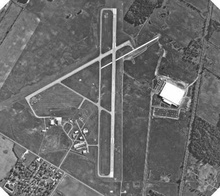
%> input picture HT.jpg, 220 x 196 px, shrunk from 478 x 425 before the run
$ octave Hough_Transform.m   (GNU Octave 9; MATLAB toolbox functions it lacks are replaced by stand-ins)
%> lines starting %> are read from the running program, lines starting %| are printed output that depends on the picture
%hough transform
clc;
close all;

img_1=imread('HT.jpg');
%> img_1 is the input picture: size 196x220 uint8; min 27, max 255, mean 107
%img_1 = rgb2gray(img_1);
subplot(2,3,1);
imshow(img_1);
title('Input image');
input_img = im2double(img_1);
[m,n]=size(input_img); %size of input image
%> m = 196; n = 220
z=ones(3); %mask size is 3x3
[p,q]=size(z);
smooth = zeros(m,n);

%Padding with zeroes
w=1:p;
x=round(median(w));
anz=zeros(m+2*(x-1),n+2*(x-1));


for i=x:(m+(x-1))
    for j=x:(n+(x-1))
        anz(i,j)=img_1(i-(x-1),j-(x-1));
    end
end
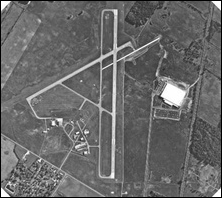
%> anz: size 198x222 double; min 0, max 255, mean 104.9


% smoothing of image
sum=0;
x=0;
y=0;
for i=1:m
    for j=1:n
        for k=1:p
            for l=1:q
                sum= sum+anz(i+x,j+y)*z(k,l);
                y=y+1;
            end
            y=0;
            x=x+1;
        end
        x=0;
        smooth(i,j)=(1/(p*q))*(sum);
        sum=0;
    end
end
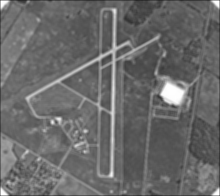
%> smooth: size 196x220 double; min 41.33, max 254.7, mean 106.2
subplot(2,3,2);
imshow(uint8(smooth));
title('smoothed image');

C=double(smooth);
treshold1 = [0.06,0.5];
edge1 = edge(img_1,'canny',treshold1);
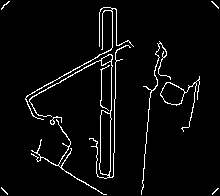
%> edge1: size 196x220 logical; 4.1% white in thin lines or dots

% [39 lines of commented-out code are left out]
subplot(2,3,3);
imshow(uint8(255 * mat2gray(edge1)));
title('Edge Magnitude');
% [7 lines of commented-out code are left out]
theta_frequency = 0.01;
[x, y] = size(edge1);
%> x = 196; y = 220
rho_limit = norm([x y]);
%> rho_limit = 294.6
rho = (-rho_limit:1:rho_limit);
%> rho = 590 values from -294.6 to 294.4
theta = ((-pi/2):theta_frequency:(pi/2));
num_of_thetas = numel(theta);
num_of_rhos = numel(rho);
%> num_of_rhos = 590
hough_space = zeros(num_of_rhos, num_of_thetas);


%perform hough transform
for xi = 1:x
    for yj = 1:y
        if edge1(xi, yj) ==1
            for theta_index = 1:num_of_thetas
                th = theta(theta_index);
                r  = xi * cos(th) + yj * sin(th);
                rho_index = round(r + num_of_rhos/2);
                hough_space(rho_index, theta_index) = hough_space(rho_index, theta_index) + 1;
            end
        end
    end
end
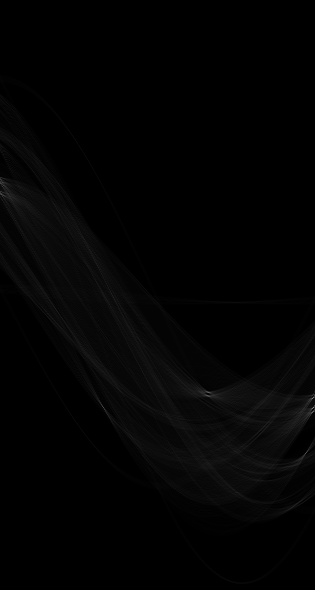
%> hough_space: size 590x315 double; min 0, max 134, mean 3
%> after the loop, r = 213.3; rho_index = 508; th = 1.57

%show hough transform
% mat2gray(), which converts any matrix to a 0-1 range.
%Then multiply by 255 and cast to uint8 if you want a uint8 data type.
subplot(2,3,4);
imagesc(theta, rho, hough_space);
title('Peaks detected on Hough Transform');
xlabel('Theta (radians)');
ylabel('Rho (pixels)');
colormap(gca,hot);


%detect peaks in hough transform
r_peak = [];
c_peak = [];
%max(hough_space): is a row vector containing the maximum element from each column
%     It returns the a row vector 'max_in_col' that contains the maximum value
%     of each column of 'hough_space',
%     'row_number' is a row vector containing the row positions of maximum

[max_in_col, row_number] = max(hough_space);
%> max_in_col = 315 values, max 134 at index 314, min 20 at index 34, mean 31.2; row_number = 315 values, max 509 at index 291, min 183 at index 3, mean 354.8
[rows, cols] = size(edge1);
%> rows = 196; cols = 220
mxval = max(max(hough_space));
%> mxval = 134
thresh = mxval/2;
%> thresh = 67
%After peak detection write the parameters (theta,rho,votes) Mymatrix.txt file
file_id = fopen('Mymatrix.txt','wt');
for i = 1:size(max_in_col, 2)
   if max_in_col(i) > thresh
       c_peak(end + 1) = i;
       r_peak(end + 1) = row_number(i);
       fprintf(file_id,'%g\t',theta(i));
        fprintf(file_id,'%g\t',rho(row_number(i)));
        fprintf(file_id,'%g\t',max_in_col(i));
        fprintf(file_id,'\n');

   end
end
%> after the loop, c_peak = [2 104 207 208 209 210 306 307 312 313 314]; r_peak = [195 408 396 396 393 393 454 453 414 399 408]
fclose(file_id);

% plot all the detected peaks on hough transform image
hold on;
plot(theta(c_peak), rho(r_peak),'gx');
hold off;


% plot the detected line superimposed on the original image
subplot(2,3,5)
imagesc(input_img);
title('Straight lines highlighted in original image');
colormap(gray);
hold on;

for i = 1:size(c_peak,2)
    th = theta(c_peak(i));
    rh = rho(r_peak(i));
    m = -(cos(th)/sin(th));
    b = rh/sin(th);
    x = 1:cols;
    hold on;
    plot(m*x+b, x,'g');
    hold off;
end
%> this loop made 11 passes
%> (th, rh, m, b) on passes 1 to 11: (-1.56, -100.6, 0.01, 100.7), (-0.541, 112.4, 1.67, -218.2), (0.489, 100.4, -1.88, 213.6), (0.499, 100.4, -1.83, 209.6), (0.509, 97.35, -1.79, 199.7), (0.519, 97.35, -1.75, 196.2), (1.48, 158.4, -0.0918, 159), (1.49, 157.4, -0.0818, 157.9), (1.54, 118.4, -0.0316, 118.4), (1.55, 103.4, -0.0216, 103.4), (1.56, 112.4, -0.0116, 112.4)
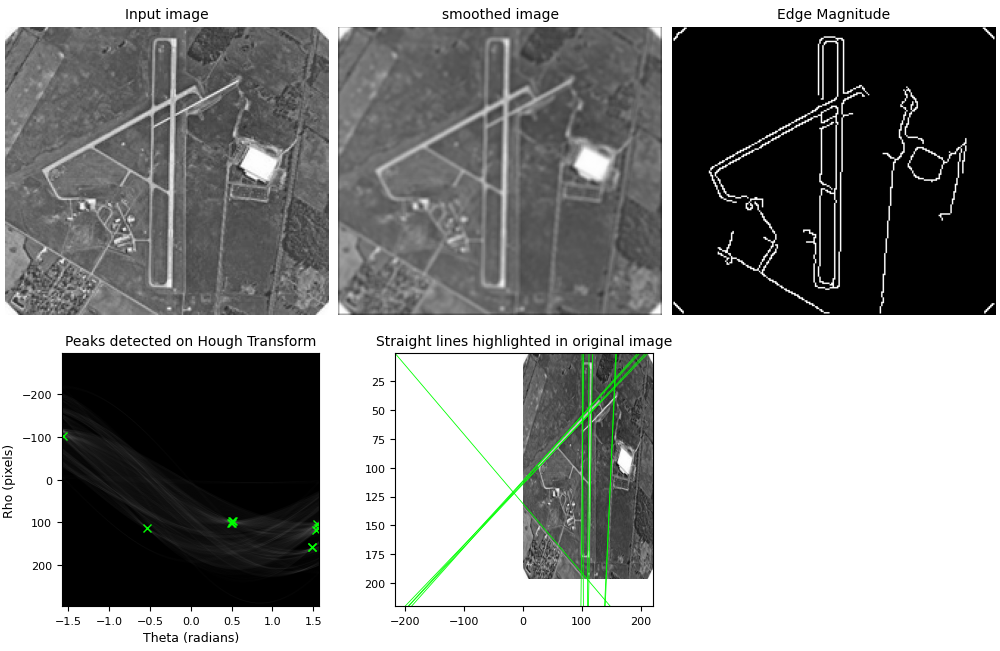
%> figure redrawn from the program's plot data, 5 panels
